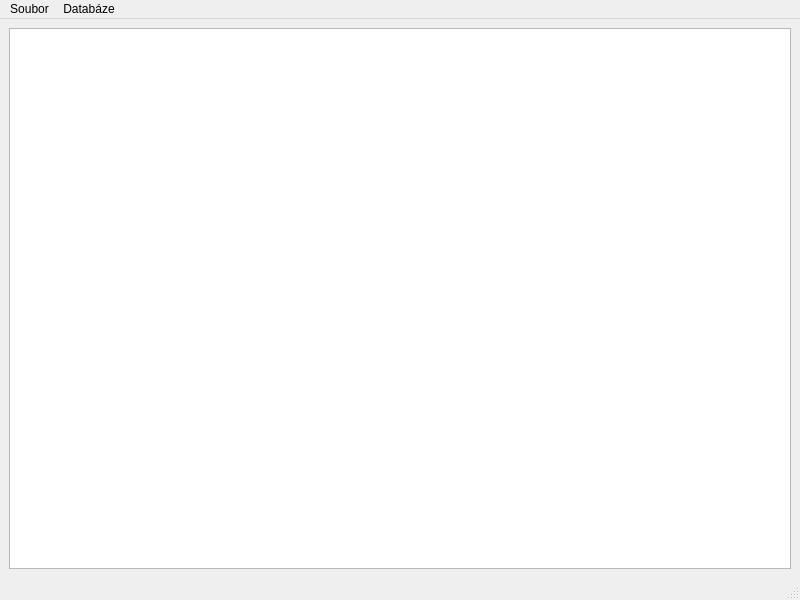
<?xml version="1.0" encoding="UTF-8"?>
<ui version="4.0">
 <class>MainWindow</class>
 <widget class="QMainWindow" name="MainWindow">
  <property name="geometry">
   <rect>
    <x>0</x>
    <y>0</y>
    <width>800</width>
    <height>600</height>
   </rect>
  </property>
  <property name="windowTitle">
   <string>MainWindow</string>
  </property>
  <widget class="QWidget" name="centralwidget">
   <layout class="QVBoxLayout" name="verticalLayout_2">
    <item>
     <widget class="QTableView" name="tableView"/>
    </item>
   </layout>
  </widget>
  <widget class="QMenuBar" name="menubar">
   <property name="geometry">
    <rect>
     <x>0</x>
     <y>0</y>
     <width>800</width>
     <height>21</height>
    </rect>
   </property>
   <widget class="QMenu" name="menuSoubor">
    <property name="title">
     <string>Soubor</string>
    </property>
    <addaction name="actNovy"/>
    <addaction name="actOtev"/>
    <addaction name="separator"/>
    <addaction name="actExit"/>
   </widget>
   <widget class="QMenu" name="menuDatab_ze">
    <property name="title">
     <string>Databáze</string>
    </property>
    <addaction name="actMista"/>
    <addaction name="actZaznam"/>
   </widget>
   <addaction name="menuSoubor"/>
   <addaction name="menuDatab_ze"/>
  </widget>
  <widget class="QStatusBar" name="statusbar"/>
  <action name="actNovy">
   <property name="text">
    <string>Nový</string>
   </property>
  </action>
  <action name="actOtev">
   <property name="text">
    <string>Otevřít</string>
   </property>
  </action>
  <action name="actExit">
   <property name="text">
    <string>Ukončit</string>
   </property>
  </action>
  <action name="actMista">
   <property name="text">
    <string>Vybrat počet míst</string>
   </property>
  </action>
  <action name="actZaznam">
   <property name="text">
    <string>Upravit záznam</string>
   </property>
  </action>
 </widget>
 <resources/>
 <connections/>
</ui>
